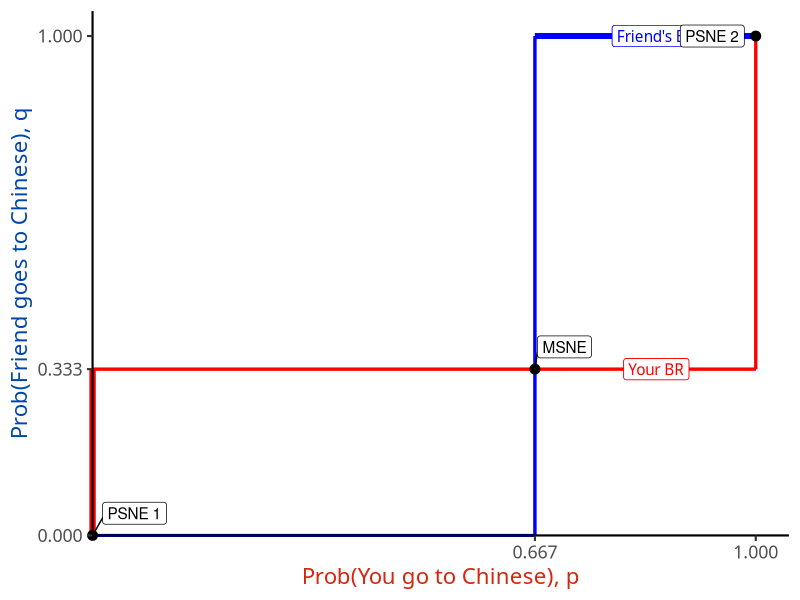

Write the R code that produced this figure.
## ---- chunk 1
knitr::opts_chunk$set(echo = F,
                      message =F,
                      warning =F,
                      fig.retina = 3,
                      fig.width = 8,
                      fig.asp = 0.618)
library("tidyverse")
#library("mosaic")
#library("ggrepel")
ggplot2::theme_set(theme_light(base_family = "Fira Sans Condensed", base_size = 16))
update_geom_defaults("text", list(family = "Fira Sans Condensed"))
update_geom_defaults("label", list(family = "Fira Sans Condensed"))
## ---- chunk 2
points <- tribble(
  ~x, ~y, ~lab,
  0, 0, "PSNE 1",
  0.667, 0.333, "MSNE",
  1, 1, "PSNE 2"
)
library(ggtext)
ggplot(data = tibble(x = c(0,1)))+
  aes(x = x)+
  geom_segment(x = 0, xend = 0.667, y = 0, yend = 0, color = "blue", size = 1)+
  geom_segment(x = 0.667, xend = 0.667, y = 0, yend = 1, color = "blue", size = 1)+
  geom_segment(x = 0.667, xend = 1, y = 1, yend = 1, color = "blue", size = 2)+
  geom_segment(x = 0, xend = 0, y = 0, yend = 0.333, color = "red", size = 2)+
  geom_segment(x = 0, xend = 1, y = 0.333, yend = 0.333, color = "red", size = 1)+
  geom_segment(x = 1, xend = 1, y = 0.333, yend = 1, color = "red", size = 1)+
  
  geom_label(x = 0.85, y = 1, label = "Friend's BR", color = "blue")+
  geom_label(x = 0.85, y = 0.333, label = "Your BR", color = "red")+
  
  geom_point(data = points,
             aes(x = x, y = y),
             size = 3)+
  ggrepel::geom_label_repel(data = points,
             aes(x = x, y = y, label = lab),
             box.padding = 0.5,
             seed = 2)+
  scale_x_continuous(breaks = c(0.667,1),
                     limits = c(0,1.05),
                     expand = c(0,0))+
  scale_y_continuous(breaks = c(0.000,0.333,1.000),
                     limits = c(0,1.05),
                     expand = c(0,0))+
  labs(x = "<span style='color:#D7250E;'>Prob(You go to Chinese), p</span>",
       y = "<span style='color:#0047AB;'>Prob(Friend goes to Chinese), q</span>")+
  theme_classic(base_family = "Fira Sans Condensed", base_size = 16)+
  theme(axis.title.x = element_markdown(),
        axis.title.y = element_markdown())+
  coord_cartesian(clip = "off")
